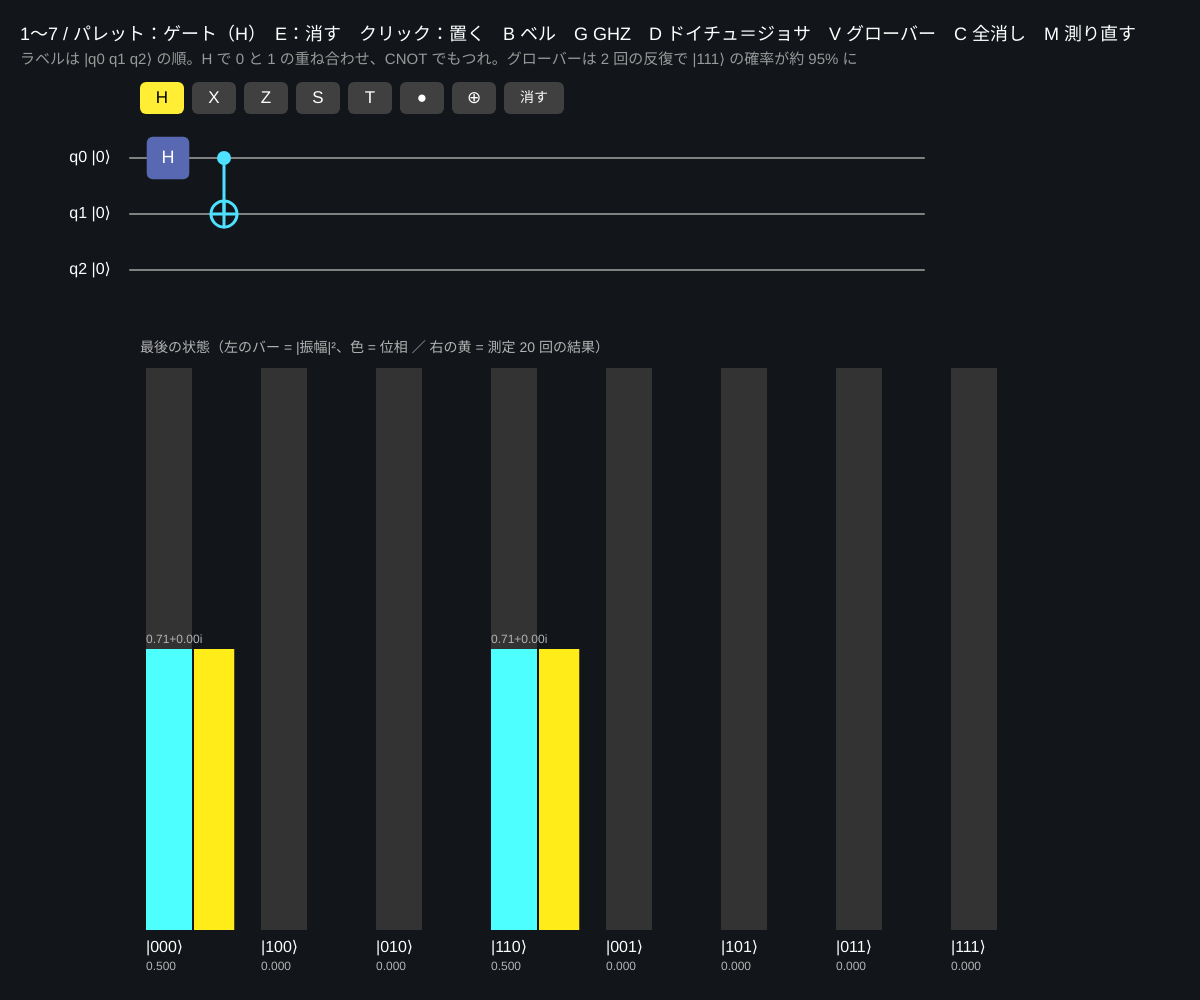
Frame 1 (no input)
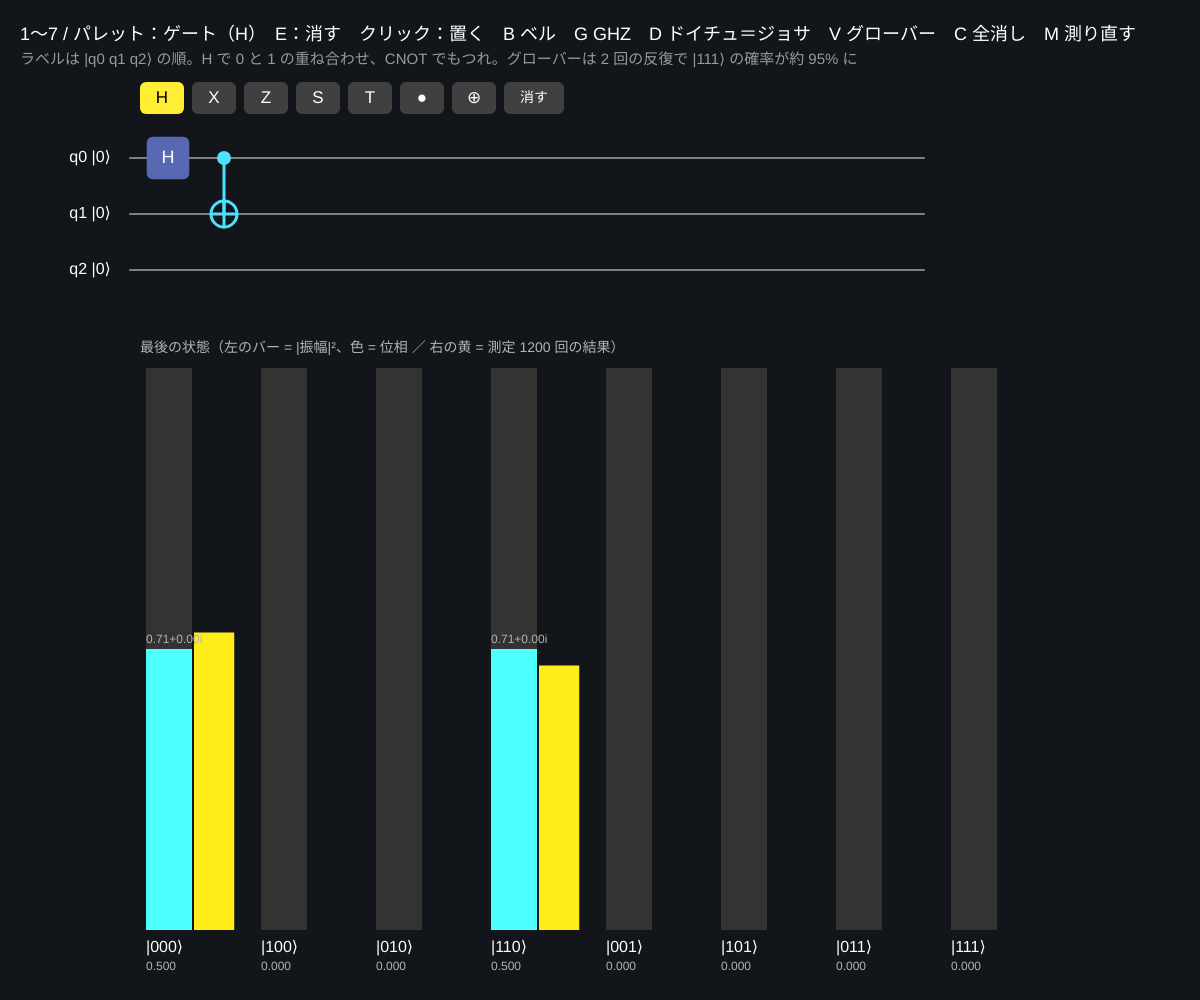
Frame 60 (no input)
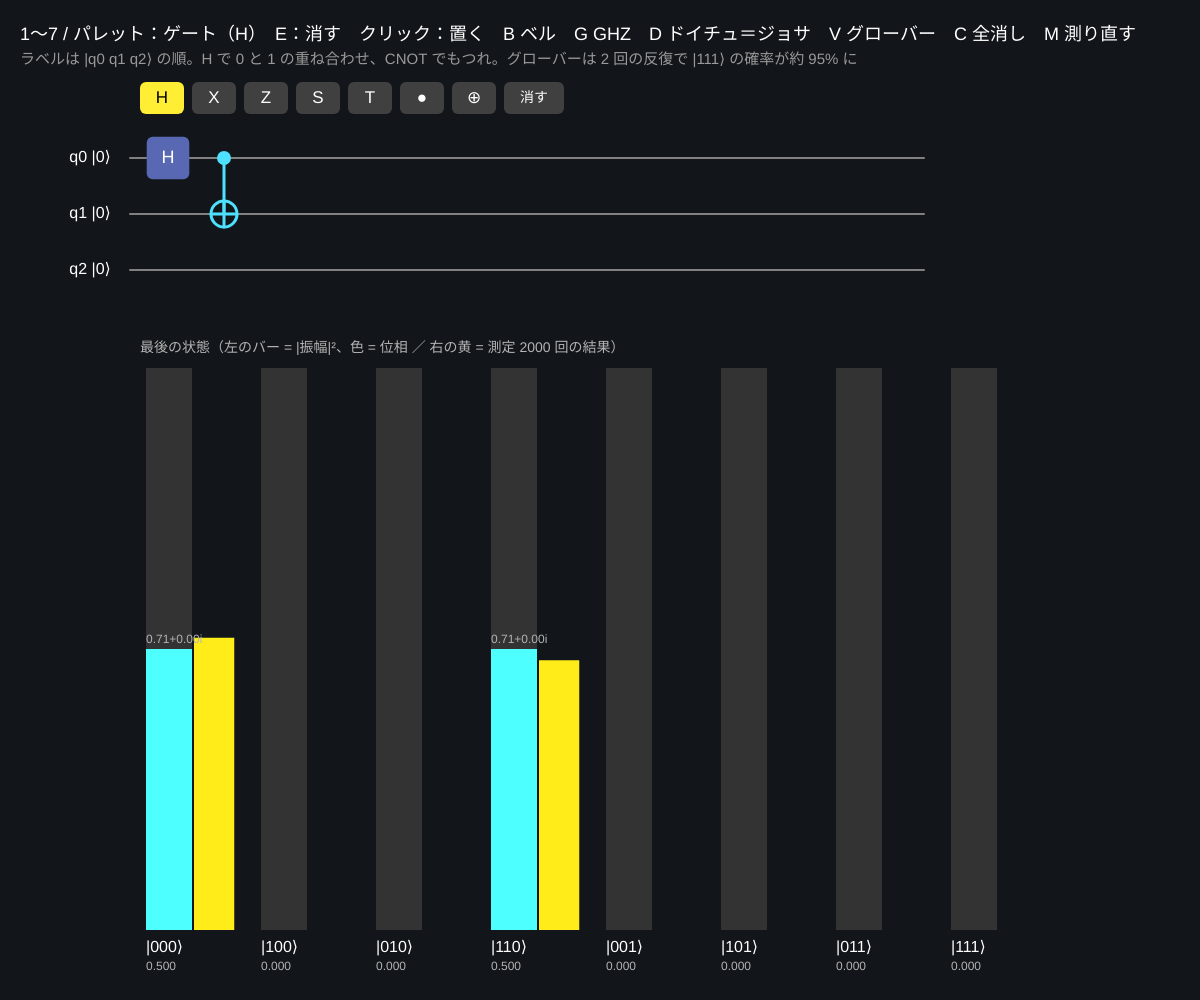
Frame 120 (the mouse pressed at the canvas centre since frame 60)

The p5.js sketch that drew these frames (run headless with seeded random() and noise() and a simulated clock; from frame 60 on, the mouse is pressed at the canvas centre):

// p5.js sketch
// ── sketch.js
// ============================================
// 11 量子コンピュータ入門
// 3 量子ビットの回路エディタ。状態は 2³ = 8 個の複素数（振幅）。ゲートは振幅の組をまぜる操作
//   バー = 振幅（長さ = |振幅|²、色 = 位相）。測定するとその確率で 1 つの答えが出る
// パレット or 1〜7 = ゲートを選ぶ（H X Z S T ● ⊕）/ E = 消しゴム / マス目をクリック = 置く・消す / 列にマウス = その列までの状態
// B = ベル状態 / G = GHZ / D = ドイチュ＝ジョサ / V = グローバー探索（|111⟩ を探す） / C = 全部消す / M = 測定をやり直す
// ●（制御）と ⊕（反転）を同じ列に置く = CNOT。● だけを 2〜3 個 = 制御 Z（全部 1 のとき符号を反転）
// ============================================

const NQ = 3, NCOL = 14;    // ★ 量子ビットの数と列の数
const DIM = 1 << NQ;
let grid = [];              // grid[列][量子ビット] = 'H' 'X' 'Z' 'S' 'T' '●' '⊕' または ''
let gates = ['H', 'X', 'Z', 'S', 'T', '●', '⊕'];
let cur = 'H';
let shots = new Array(DIM).fill(0), nShots = 0;
let sRe = new Float64Array(DIM), sIm = new Float64Array(DIM);
let gx = 140, gy = 130, cell = 56;

function setup() {
  createCanvas(windowWidth, windowHeight);
  colorMode(HSB, 360, 100, 100, 100);
  cell = min(56, (width - 200) / NCOL);
  clearAll();
  preset('B');
}
function clearAll() { grid = Array.from({ length: NCOL }, () => new Array(NQ).fill('')); resetShots(); }
function resetShots() { shots.fill(0); nShots = 0; }

function preset(k) {
  clearAll();
  let put = (c, q, g) => (grid[c][q] = g);
  if (k === 'B') { put(0, 0, 'H'); put(1, 0, '●'); put(1, 1, '⊕'); }
  if (k === 'G') { put(0, 0, 'H'); put(1, 0, '●'); put(1, 1, '⊕'); put(2, 1, '●'); put(2, 2, '⊕'); }
  if (k === 'D') {   // f(x0, x1) = x0 XOR x1（バランス型）。結果の q0 q1 が 00 以外 → バランス型
    put(0, 2, 'X'); for (let q = 0; q < 3; q++) put(1, q, 'H');
    put(2, 0, '●'); put(2, 2, '⊕'); put(3, 1, '●'); put(3, 2, '⊕'); put(4, 0, 'H'); put(4, 1, 'H');
  }
  if (k === 'V') {   // グローバー：オラクル（|111⟩ の符号を反転）＋ 拡散（平均のまわりで反転）を 2 回
    for (let q = 0; q < 3; q++) put(0, q, 'H');
    for (let r = 0; r < 2; r++) {
      let c = 1 + r * 6;
      for (let q = 0; q < 3; q++) { put(c, q, '●'); put(c + 1, q, 'H'); put(c + 2, q, 'X'); put(c + 3, q, '●'); put(c + 4, q, 'X'); put(c + 5, q, 'H'); }
    }
  }
}

// ★ 1 量子ビットのゲート：ビット q が 0 と 1 の振幅の組 (a, b) を 2×2 行列でまぜる
function apply1(g, q) {
  let m = 1 << q, r2 = Math.SQRT1_2;
  for (let i = 0; i < DIM; i++) {
    if (i & m) continue;
    let j = i | m, ar = sRe[i], ai = sIm[i], br = sRe[j], bi = sIm[j];
    if (g === 'H') { sRe[i] = (ar + br) * r2; sIm[i] = (ai + bi) * r2; sRe[j] = (ar - br) * r2; sIm[j] = (ai - bi) * r2; }
    if (g === 'X') { sRe[i] = br; sIm[i] = bi; sRe[j] = ar; sIm[j] = ai; }
    if (g === 'Z') { sRe[j] = -br; sIm[j] = -bi; }
    if (g === 'S') { sRe[j] = -bi; sIm[j] = br; }                       // ×i
    if (g === 'T') { sRe[j] = (br - bi) * r2; sIm[j] = (br + bi) * r2; } // ×e^{iπ/4}
  }
}

// 回路を最初から列 upto まで計算
function simulate(upto) {
  sRe.fill(0); sIm.fill(0); sRe[0] = 1;   // |000⟩ から
  for (let c = 0; c <= upto; c++) {
    let col = grid[c], ctrl = 0, tgt = -1;
    for (let q = 0; q < NQ; q++) {
      if (col[q] === '●') ctrl |= 1 << q;
      else if (col[q] === '⊕') tgt = q;
      else if (col[q]) apply1(col[q], q);
    }
    if (tgt >= 0) {            // 制御 NOT：● が全部 1 なら ⊕ のビットを反転
      for (let i = 0; i < DIM; i++) {
        let j = i ^ (1 << tgt);
        if ((i & ctrl) === ctrl && i < j) { let tr = sRe[i], ti = sIm[i]; sRe[i] = sRe[j]; sIm[i] = sIm[j]; sRe[j] = tr; sIm[j] = ti; }
      }
    } else if (ctrl && (ctrl & (ctrl - 1))) {   // ● が 2 個以上：制御 Z（全部 1 なら符号反転）
      for (let i = 0; i < DIM; i++) if ((i & ctrl) === ctrl) { sRe[i] = -sRe[i]; sIm[i] = -sIm[i]; }
    }
  }
}

function basisLabel(i) { let s = ''; for (let q = 0; q < NQ; q++) s += (i >> q) & 1; return '|' + s + '⟩'; }

function draw() {
  background(210, 30, 10);
  // マウスが乗っている列までを計算（乗っていなければ全部）
  let hc = floor((mouseX - gx) / cell), inGrid = hc >= 0 && hc < NCOL && mouseY > gy - 20 && mouseY < gy + NQ * cell;
  simulate(inGrid ? hc : NCOL - 1);
  // 測定のサンプリング（最後まで計算した状態から）
  if (!inGrid && nShots < 2000) {
    for (let s = 0; s < 20; s++) {
      let r = random(), acc = 0;
      for (let i = 0; i < DIM; i++) { acc += sRe[i] * sRe[i] + sIm[i] * sIm[i]; if (r < acc || i === DIM - 1) { shots[i]++; break; } }
      nShots++;
    }
  }

  // --- パレット ---
  for (let k = 0; k < gates.length; k++) {
    let x = gx + k * 52, y = 82;
    fill(gates[k] === cur ? color(55, 80, 100) : color(0, 0, 25)); noStroke(); rect(x, y, 44, 32, 6);
    fill(gates[k] === cur ? 0 : 100); textAlign(CENTER, CENTER); textSize(17); text(gates[k], x + 22, y + 16);
  }
  fill(cur === '' ? color(55, 80, 100) : color(0, 0, 25)); rect(gx + 7 * 52, 82, 60, 32, 6);
  fill(cur === '' ? 0 : 100); textSize(14); text('消す', gx + 7 * 52 + 30, 98);

  // --- 回路 ---
  for (let q = 0; q < NQ; q++) {
    let y = gy + q * cell + cell / 2;
    stroke(0, 0, 50); strokeWeight(2); line(gx - 10, y, gx + NCOL * cell, y);
    noStroke(); fill(0, 0, 100); textSize(16); text('q' + q + ' |0⟩', gx - 50, y);
  }
  if (inGrid) { noStroke(); fill(55, 80, 100, 12); rect(gx + hc * cell, gy - 10, cell, NQ * cell + 20); }
  for (let c = 0; c < NCOL; c++) {
    let col = grid[c], ys = [];
    for (let q = 0; q < NQ; q++) if (col[q] === '●' || col[q] === '⊕') ys.push(gy + q * cell + cell / 2);
    if (ys.length > 1) { stroke(190, 70, 100); strokeWeight(3); line(gx + c * cell + cell / 2, min(ys), gx + c * cell + cell / 2, max(ys)); }
    for (let q = 0; q < NQ; q++) {
      let g = col[q]; if (!g) continue;
      let x = gx + c * cell + cell / 2, y = gy + q * cell + cell / 2;
      noStroke();
      if (g === '●') { fill(190, 70, 100); circle(x, y, 14); }
      else if (g === '⊕') { noFill(); stroke(190, 70, 100); strokeWeight(3); circle(x, y, 26); line(x - 13, y, x + 13, y); line(x, y - 13, x, y + 13); }
      else { fill(230, 50, 70); rect(x - cell * 0.38, y - cell * 0.38, cell * 0.76, cell * 0.76, 6); fill(0, 0, 100); textSize(18); text(g, x, y); }
    }
  }
  textAlign(LEFT, BASELINE);

  // --- 振幅のバー（色 = 位相）と測定のヒストグラム ---
  let by = gy + NQ * cell + 70, bw = (width - 2 * gx) / DIM, bh = height - by - 70;
  noStroke(); fill(0, 0, 70); textSize(14);
  text(inGrid ? '列 ' + hc + ' までの状態（バー = |振幅|²、色 = 位相）' : '最後の状態（左のバー = |振幅|²、色 = 位相 ／ 右の黄 = 測定 ' + nShots + ' 回の結果）', gx, by - 16);
  for (let i = 0; i < DIM; i++) {
    let p = sRe[i] * sRe[i] + sIm[i] * sIm[i], x = gx + i * bw;
    fill(0, 0, 20); rect(x + 6, by, bw * 0.4, bh);
    fill(((atan2(sIm[i], sRe[i]) + PI) / TWO_PI) * 360, 70, 100); rect(x + 6, by + bh - p * bh, bw * 0.4, p * bh);
    if (!inGrid && nShots) { fill(55, 90, 100); rect(x + 8 + bw * 0.4, by + bh - (shots[i] / nShots) * bh, bw * 0.35, (shots[i] / nShots) * bh); }
    fill(0, 0, 100); textSize(16); text(basisLabel(i), x + 6, by + bh + 22);
    fill(0, 0, 70); textSize(12); text(nf(p, 1, 3), x + 6, by + bh + 40);
    if (p > 1e-6) text(nf(sRe[i], 1, 2) + (sIm[i] >= 0 ? '+' : '') + nf(sIm[i], 1, 2) + 'i', x + 6, by + bh - p * bh - 6);
  }

  fill(0, 0, 100); textSize(18);
  text('1〜7 / パレット：ゲート（' + (cur || '消す') + '）　E：消す　クリック：置く　B ベル　G GHZ　D ドイチュ＝ジョサ　V グローバー　C 全消し　M 測り直す', 20, 40);
  fill(0, 0, 60); textSize(15);
  text('ラベルは |q0 q1 q2⟩ の順。H で 0 と 1 の重ね合わせ、CNOT でもつれ。グローバーは 2 回の反復で |111⟩ の確率が約 95% に', 20, 64);
}

function mousePressed() {
  // パレット
  if (mouseY > 82 && mouseY < 114) {
    let k = floor((mouseX - gx) / 52);
    if (k >= 0 && k < gates.length) { cur = gates[k]; return; }
    if (k === 7) { cur = ''; return; }
  }
  let c = floor((mouseX - gx) / cell), q = floor((mouseY - gy) / cell);
  if (c >= 0 && c < NCOL && q >= 0 && q < NQ) {
    grid[c][q] = grid[c][q] === cur ? '' : cur;
    if (cur === '⊕') for (let r = 0; r < NQ; r++) if (r !== q && grid[c][r] === '⊕') grid[c][r] = '';   // ⊕ は 1 列に 1 つ
    resetShots();
  }
}

function keyPressed() {
  if (key >= '1' && key <= '7') cur = gates[int(key) - 1];
  let k = key.toUpperCase();
  if (k === 'E') cur = '';
  if (k === 'B' || k === 'G' || k === 'D' || k === 'V') preset(k);
  if (k === 'C') clearAll();
  if (k === 'M') resetShots();
}

// ---------- やってみよう ----------
// 1. B（ベル状態）を測ると |000⟩ と |110⟩ だけが半々。q0 を測れば q1 もわかる = もつれ
// 2. D のオラクル（列 2・3 の CNOT）を消すと「定数型」。結果の q0 q1 はどうなる？
// 3. V のグローバーを 1 回だけ（列 7〜12 を消す）にすると |111⟩ の確率は？ NCOL を 20 にして 3 回にすると、回しすぎで下がる
// 4. H → Z → H が X と同じになることを、バーの変化で確かめよう。T を 2 回 = S、S を 2 回 = Z
